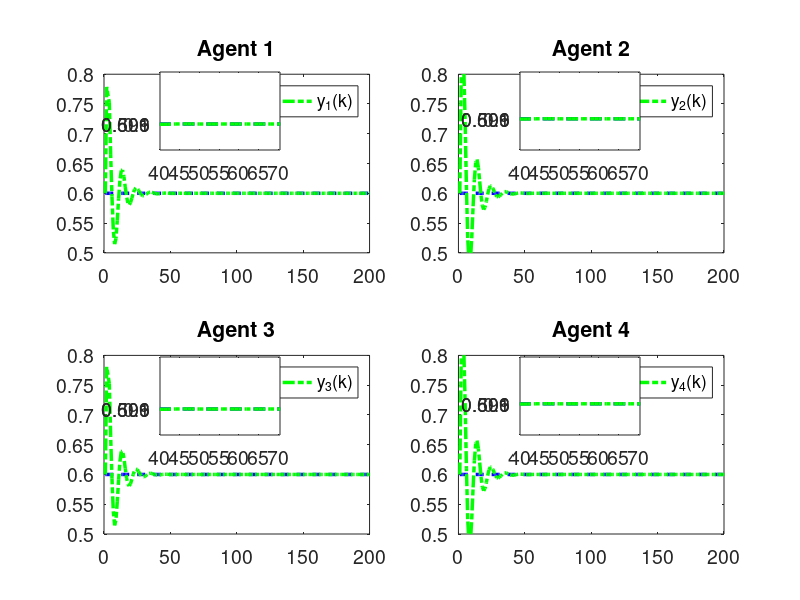
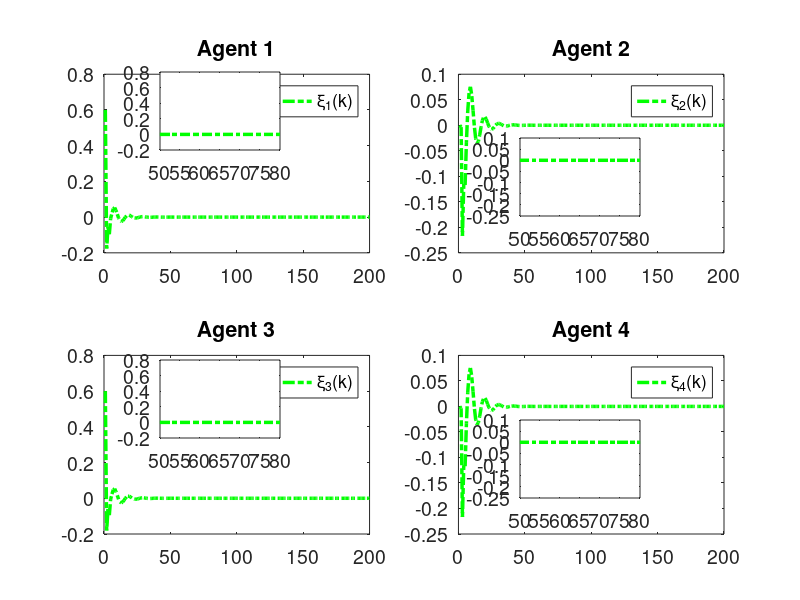

Write MATLAB code to recreate these figures, in order.
clc; clear;

% Parameters
rho = 7.5;            % Increase gain for better control response
eta = 1;              % Increase to make the adaptive update faster
lamda = 350;          % Model-free parameter
mu = 0.005;           % Adaptive parameter
epsilon = 1e-5;       % Small threshold for stability
alpha = 15;           % Smoothing factor for error dynamics
T = 0.1;              % Sampling time (kept for calculations but not used in time vector)
gamma1 = 0.45;        % Adjust control gains for faster tracking
gamma2 = 0.15;        % Adjust control gains
gamma3 = 0.45;        % Adjust control gains
gamma4 = 0.15;        % Adjust control gains
beta = 10;            % Sliding mode coefficient
sigma = 95;           % Sliding mode parameter
tau = 1e-5;           % Small damping term

rT = 1024;            % Sample rate
L = 200;              % Time steps
m = 200;              % Data size
n = 600;              % Data size

% Initialization
phi1 = zeros(m+1,1); 
phi2 = zeros(m+1,1); 
phi3 = zeros(m+1,1); 
phi4 = zeros(m+1,1);
mfa1 = zeros(m+1,1); 
mfa2 = zeros(m+1,1); 
mfa3 = zeros(m+1,1); 
mfa4 = zeros(m+1,1);
sm1 = zeros(m,1);  
sm2 = zeros(m,1);  
sm3 = zeros(m,1);  
sm4 = zeros(m,1);
y1 = zeros(m+1,1); 
y2 = zeros(m+1,1); 
y3 = zeros(m+1,1); 
y4 = zeros(m+1,1);
u1 = zeros(m,1);   
u2 = zeros(m,1);   
u3 = zeros(m,1);   
u4 = zeros(m,1);
xi1 = zeros(m,1);  
xi2 = zeros(m,1);  
xi3 = zeros(m,1);  
xi4 = zeros(m,1);
s1 = zeros(m,1);   
s2 = zeros(m,1);   
s3 = zeros(m,1);   
s4 = zeros(m,1);
yd = zeros(m+1,1);

% Desired signal (Reference trajectory)
for k = 1:1:m+1
    yd(k) = 0.6; % Time-invariant constant reference signal
    % yd(k) = 0.6 * sin(0.05 * pi * k) + 0.6 * cos(0.03 * pi * k);
end

for k = 1:m
    % Adaptive Gain update
    if k == 1
        phi1(k) = 4.0; 
        phi2(k) = 4.0; 
        phi3(k) = 4.0; 
        phi4(k) = 4.0;
    elseif k == 2
        phi1(k) = phi1(k-1) + (eta * u1(k-1) / (mu + u1(k-1)^2)) * (y1(k) - phi1(k-1)*u1(k-1));
        phi2(k) = phi2(k-1) + (eta * u2(k-1) / (mu + u2(k-1)^2)) * (y2(k) - phi2(k-1)*u2(k-1));
        phi3(k) = phi3(k-1) + (eta * u3(k-1) / (mu + u3(k-1)^2)) * (y3(k) - phi3(k-1)*u3(k-1));
        phi4(k) = phi4(k-1) + (eta * u4(k-1) / (mu + u4(k-1)^2)) * (y4(k) - phi4(k-1)*u4(k-1));
    else
        phi1(k) = phi1(k-1) + (eta * (u1(k-1) - u1(k-2)) / (mu + (u1(k-1) - u1(k-2))^2)) * (y1(k) - y1(k-1) - phi1(k-1) * (u1(k-1) - u1(k-2)));
        phi2(k) = phi2(k-1) + (eta * (u2(k-1) - u2(k-2)) / (mu + (u2(k-1) - u2(k-2))^2)) * (y2(k) - y2(k-1) - phi2(k-1) * (u2(k-1) - u2(k-2)));
        phi3(k) = phi3(k-1) + (eta * (u3(k-1) - u3(k-2)) / (mu + (u3(k-1) - u3(k-2))^2)) * (y3(k) - y3(k-1) - phi3(k-1) * (u3(k-1) - u3(k-2)));
        phi4(k) = phi4(k-1) + (eta * (u4(k-1) - u4(k-2)) / (mu + (u4(k-1) - u4(k-2))^2)) * (y4(k) - y4(k-1) - phi4(k-1) * (u4(k-1) - u4(k-2)));
    end

    % Stability protection
    if k > 2 && (abs(phi1(k)) <= epsilon || abs(u1(k-1) - u1(k-2)) <= epsilon || sign(phi1(k)) ~= sign(phi1(1)))
        phi1(k) = phi1(1);
    end
    if k > 2 && (abs(phi2(k)) <= epsilon || abs(u2(k-1) - u2(k-2)) <= epsilon || sign(phi2(k)) ~= sign(phi2(1)))
        phi2(k) = phi2(1);
    end
    if k > 2 && (abs(phi3(k)) <= epsilon || abs(u3(k-1) - u3(k-2)) <= epsilon || sign(phi3(k)) ~= sign(phi3(1)))
        phi3(k) = phi3(1);
    end
    if k > 2 && (abs(phi4(k)) <= epsilon || abs(u4(k-1) - u4(k-2)) <= epsilon || sign(phi4(k)) ~= sign(phi4(1)))
        phi4(k) = phi4(1);
    end

    % Error dynamics
    xi1(k) = yd(k) - 2*y1(k) + y4(k);
    xi2(k) = y1(k) - 2*y2(k) + y3(k);
    xi3(k) = y2(k) + yd(k) - 2*y3(k);
    xi4(k) = y1(k) + y3(k) - 2*y4(k);

    % Fix: Handle k=1 case for sliding surfaces
    if k == 1
        s1(k) = 0;
        s2(k) = 0;
        s3(k) = 0;
        s4(k) = 0;
    else
        s1(k) = alpha * xi1(k) - xi1(k-1);
        s2(k) = alpha * xi2(k) - xi2(k-1);
        s3(k) = alpha * xi3(k) - xi3(k-1);
        s4(k) = alpha * xi4(k) - xi4(k-1);
    end

    % MFAC updates
    if k == 1
        mfa1(k) = 0;
        mfa2(k) = 0;
        mfa3(k) = 0;
        mfa4(k) = 0;
    else
        mfa1(k) = mfa1(k-1) + (rho * phi1(k)) / (lamda + abs(phi1(k)^2)) * xi1(k);
        mfa2(k) = mfa2(k-1) + (rho * phi2(k)) / (lamda + abs(phi2(k)^2)) * xi2(k);
        mfa3(k) = mfa3(k-1) + (rho * phi3(k)) / (lamda + abs(phi3(k)^2)) * xi3(k);
        mfa4(k) = mfa4(k-1) + (rho * phi4(k)) / (lamda + abs(phi4(k)^2)) * xi4(k);
    end

    % SMC updates
    if k == 1 
        sm1(k) = 0;
        sm2(k) = 0;
        sm3(k) = 0;
        sm4(k) = 0;
    else
        sm1(k) = sm1(k-1) + (beta * phi1(k)) / (sigma + (phi1(k))^2) * ...
            ( (xi1(k) + (y4(k) - y4(k-1)) + (yd(k+1) - yd(k))) / (1 + 1) ...
            - (xi1(k)) / (alpha * (2)) + tau * sign(s1(k)) );

        sm2(k) = sm2(k-1) + (beta * phi2(k)) / (sigma + (phi2(k)^2)) * ...
            ( (xi2(k) + (y1(k) - y1(k-1)) + (y3(k) - y3(k-1))) / (1 + 1) ...
            - (xi2(k)) / (alpha * 2) + tau * sign(s2(k)) );

        sm3(k) = sm3(k-1) + (beta * phi3(k)) / (sigma + (phi3(k)^2)) * ...
            ( (xi3(k) + (y2(k) - y2(k-1)) + (yd(k+1) - yd(k))) / (1 + 1) ...
            - (xi3(k)) / (alpha * (2)) + tau * sign(s3(k)) );

        sm4(k) = sm4(k-1) + (beta * phi4(k)) / (sigma + (phi4(k)^2)) * ...
            ( (xi4(k) + (y1(k) - y1(k-1)) + (y3(k) - y3(k-1))) / (1 + 1) ...
            - (xi4(k)) / (alpha * (2)) + tau * sign(s4(k)) );
    end

    % Control signal
    if k == 1
        u1(k) = 0.01;
        u2(k) = 0.01;
        u3(k) = 0.01;
        u4(k) = 0.01;
    else
        u1(k) = mfa1(k) + gamma1 * sm1(k);
        u2(k) = mfa2(k) + gamma2 * sm2(k);
        u3(k) = mfa3(k) + gamma3 * sm3(k);
        u4(k) = mfa4(k) + gamma4 * sm4(k);
    end
    if k == 1
        y1(k) = 0.6;
        y2(k) = 0.6;
        y3(k) = 0.6;
        y4(k) = 0.6;
    end

    % Plant model update with nonlinear term and feedforward
    a = 0.5;
    b1 = 1.2 * n / (rT * 0.2);
    b2 = 1.2 * n / (rT * 0.2);
    b3 = 1.2 * n / (rT * 0.2);
    b4 = 1.2 * n / (rT * 0.2);
    
    nonlinearity1 = 0.03; % Coefficient for cubic nonlinearity
    nonlinearity2 = 0.01; % Coefficient for cubic nonlinearity
    nonlinearity3 = 0.02; % Coefficient for cubic nonlinearity
    nonlinearity4 = 0.01; % Coefficient for cubic nonlinearity
    ff_gain = 0.45; % Feedforward gain
    
    % Add cubic nonlinearity and feedforward term
    y1(k+1) = a * y1(k) + b1 * u1(k) - nonlinearity1 * y1(k)^3 + ff_gain;
    y2(k+1) = a * y2(k) + b2 * u2(k) - nonlinearity2 * y2(k)^2 + ff_gain;
    y3(k+1) = a * y3(k) + b3 * u3(k) - nonlinearity3 * y3(k)^3 + ff_gain;
    y4(k+1) = a * y4(k) + b4 * u4(k) - nonlinearity4 * y4(k)^2 + ff_gain;
end

% Calculate Mean Squared Error for each xi_i(k)
mse_xi1 = mean(xi1.^2);
mse_xi2 = mean(xi2.^2);
mse_xi3 = mean(xi3.^2);
mse_xi4 = mean(xi4.^2);

% Print MSE values
fprintf('Mean Squared Error for xi_1(k): %.10e\n', mse_xi1);
fprintf('Mean Squared Error for xi_2(k): %.10e\n', mse_xi2);
fprintf('Mean Squared Error for xi_3(k): %.10e\n', mse_xi3);
fprintf('Mean Squared Error for xi_4(k): %.10e\n', mse_xi4);

% Plotting
% Time vector for plotting
t = 1:1:m+1;  % Gives 201 points, as expected
font_size = 14;

% Verify time vector and array lengths
disp(['Length of t: ', num2str(length(t))]); % Should display 201
disp(['Length of y1: ', num2str(length(y1))]); % Should be 201
disp(['Length of yd: ', num2str(length(yd))]); % Should be 201
disp(['Length of xi1: ', num2str(length(xi1))]); % Should be 200

% Plot 4 subplots
figure('Position', [100, 100, 15*100, 7.5*100]); % [left, bottom, width, height] in pixels
subplot(2,2,1);
plot(t, yd, '--b', 'LineWidth', 2.5); hold on;
plot(t, y1, '-.g', 'LineWidth', 2.5);
title('Agent 1'); grid off;
legend('y_d(k)','y_1(k)','Orientation', 'horizontal');
set(gca, 'FontSize', font_size);
xlim([0 m]); % X-axis starts from 0
ylim([0.5 0.8]); % Y-axis limits for Agent 1

zoom_x_start = 40; % Start of zoomed x-range
zoom_x_end = 70.5; % End of zoomed x-range
axes('Position', [0.20,0.75,0.15,0.13]);
box on; hold on;
plot(t, yd, '--b', 'LineWidth', 2.5);
plot(t, y1, '-.g', 'LineWidth', 2.5);
xlim([zoom_x_start zoom_x_end]);
yticks([0.599,0.6,0.601]);
set(gca, 'FontSize', font_size);

subplot(2,2,2);
plot(t, yd, '--b', 'LineWidth', 2.5); hold on;
plot(t, y2, '-.g', 'LineWidth', 2.5);
title('Agent 2'); grid off;
legend('y_d(k)','y_2(k)','Orientation', 'horizontal');
set(gca, 'FontSize', font_size);
xlim([0 m]); % X-axis starts from 0
ylim([0.5 0.8]); % Y-axis limits for Agent 2

axes('Position', [0.65,0.75,0.15,0.13]);
box on; hold on;
plot(t, yd, '--b', 'LineWidth', 2.5);
plot(t, y2, '-.g', 'LineWidth', 2.5);
xlim([zoom_x_start zoom_x_end]);
yticks([0.599,0.6,0.601]);
set(gca, 'FontSize', font_size);

subplot(2,2,3);
plot(t, yd, '--b', 'LineWidth', 2.5); hold on;
plot(t, y3, '-.g', 'LineWidth', 2.5);
title('Agent 3'); grid off;
legend('y_d(k)','y_3(k)','Orientation', 'horizontal');
set(gca, 'FontSize', font_size);
xlim([0 m]); % X-axis starts from 0
ylim([0.5 0.8]); % Y-axis limits for Agent 1

axes('Position', [0.20,0.275,0.15,0.13]);
box on; hold on;
plot(t, yd, '--b', 'LineWidth', 2.5);
plot(t, y3, '-.g', 'LineWidth', 2.5);
xlim([zoom_x_start zoom_x_end]);
yticks([0.599,0.6,0.601]);
set(gca, 'FontSize', font_size);

subplot(2,2,4);
plot(t, yd, '--b', 'LineWidth', 2.5); hold on;
plot(t, y4, '-.g', 'LineWidth', 2.5);
title('Agent 4'); grid off;
legend('y_d(k)','y_4(k)','Orientation', 'horizontal');
set(gca, 'FontSize', font_size);
xlim([0 m]); % X-axis starts from 0
ylim([0.5 0.8]); % Y-axis limits for Agent 2

axes('Position', [0.65,0.275,0.15,0.13]);
box on; hold on;
plot(t, yd, '--b', 'LineWidth', 2.5);
plot(t, y4, '-.g', 'LineWidth', 2.5);
xlim([zoom_x_start zoom_x_end]);
yticks([0.599,0.6,0.601]);
set(gca, 'FontSize', font_size);

% Plot 4 subplots for xi
figure('Position', [100, 100, 15*100, 7.5*100]); % [left, bottom, width, height] in pixels
subplot(2,2,1);
plot(t(1:end-1), xi1, '-.g', 'LineWidth', 2.5);
title('Agent 1'); grid off;
legend('\xi_1(k)','y_1','Orientation', 'horizontal');
set(gca, 'FontSize', font_size);
xlim([0 m]); % X-axis starts from 0
% ylim([0.5 0.8]); % Y-axis limits for Agent 1

zoom_x_start_xi = 50; % Start of zoomed x-range
zoom_x_end_xi = 80; % End of zoomed x-range
axes('Position', [0.20,0.75,0.15,0.13]);
box on; hold on;
plot(t(1:end-1), xi1, '-.g', 'LineWidth', 2.5);
xlim([zoom_x_start_xi zoom_x_end_xi]);
% yticks([-2.000000000000000e-04,0,2.000000000000000e-04,4.000000000000001e-04,6.000000000000001e-04]);
set(gca, 'FontSize', font_size);

subplot(2,2,2);
plot(t(1:end-1), xi2, '-.g', 'LineWidth', 2.5);
title('Agent 2'); grid off;
legend('\xi_2(k)','y_2','Orientation', 'horizontal');
set(gca, 'FontSize', font_size);
xlim([0 m]); % X-axis starts from 0
% ylim([0.41 0.99]); % Y-axis limits for Agent 2

axes('Position', [0.65,0.64,0.15,0.13]);
box on; hold on;
plot(t(1:end-1), xi2, '-.g', 'LineWidth', 2.5);
xlim([zoom_x_start_xi zoom_x_end_xi]);
% yticks([-2.000000000000000e-04,0,2.000000000000000e-04,4.000000000000001e-04,6.000000000000001e-04]);
set(gca, 'FontSize', font_size);

subplot(2,2,3);
plot(t(1:end-1), xi3, '-.g', 'LineWidth', 2.5); % Fixed from xi2 to xi3
title('Agent 3'); grid off;
legend('\xi_3(k)','y_3','Orientation', 'horizontal');
set(gca, 'FontSize', font_size);
xlim([0 m]); % X-axis starts from 0
% ylim([0.5 0.8]); % Y-axis limits for Agent 1

axes('Position', [0.20,0.270,0.15,0.13]);  
box on; hold on;
plot(t(1:end-1), xi3, '-.g', 'LineWidth', 2.5); % Fixed from xi2 to xi3
xlim([zoom_x_start_xi zoom_x_end_xi]);
% yticks([0.599,0.6,0.601]);
set(gca, 'FontSize', font_size);

subplot(2,2,4);
plot(t(1:end-1), xi4, '-.g', 'LineWidth', 2.5);
title('Agent 4'); grid off;
legend('\xi_4(k)','y_4','Orientation', 'horizontal');
set(gca, 'FontSize', font_size);
xlim([0 m]); % X-axis starts from 0
% ylim([0.41 0.99]); % Y-axis limits for Agent 2

axes('Position', [0.65,0.170,0.15,0.13]);
box on; hold on;
plot(t(1:end-1), xi4, '-.g', 'LineWidth', 2.5);
xlim([zoom_x_start_xi zoom_x_end_xi]);
% xticks([64,64.5,65])
% yticks([-1.000000000000000e-04,0,1.000000000000000e-04]);
set(gca, 'FontSize', font_size);
hold off;
